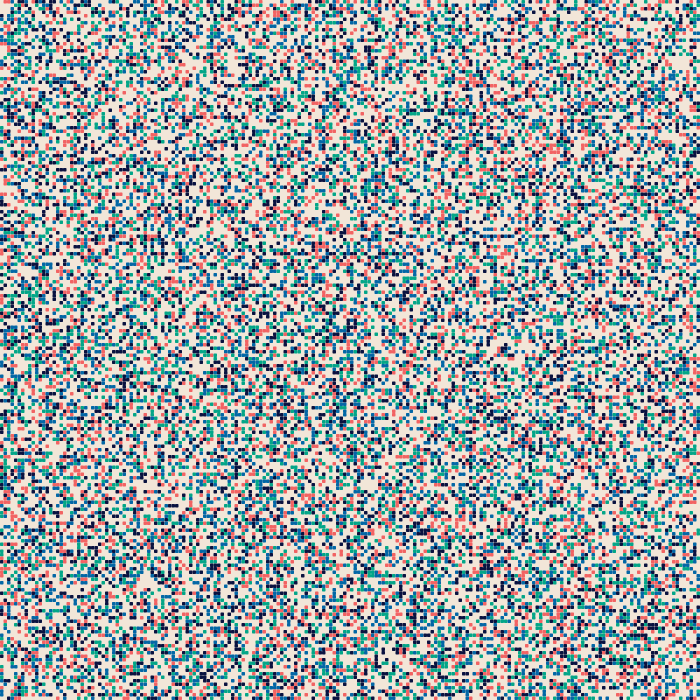
Frame 1 (no input)
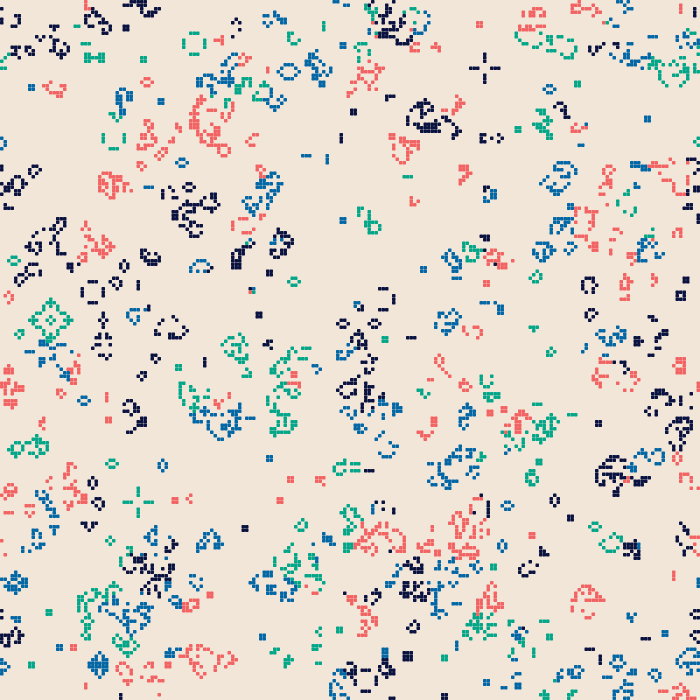
Frame 60 (the mouse pressed at the canvas centre just before this capture)
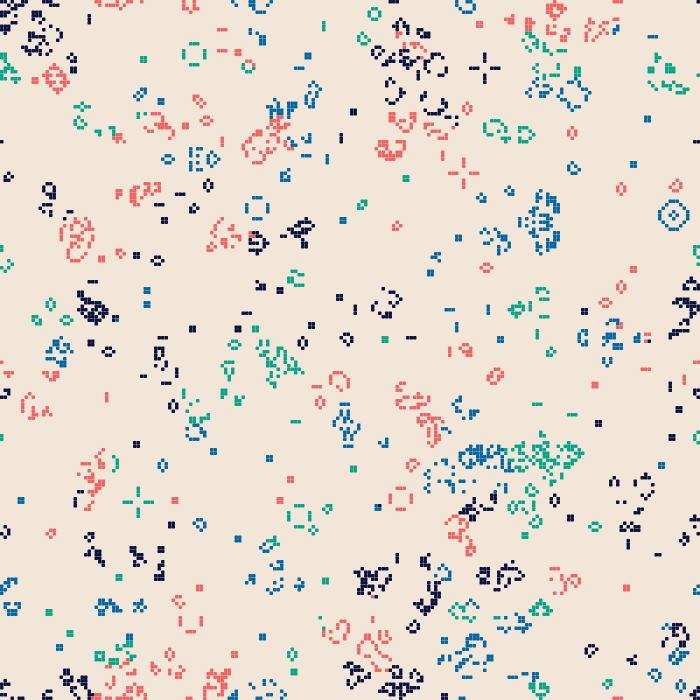
Frame 120 (the mouse held since frame 60 and released just before this capture)

The Processing sketch that drew these frames (run headless with seeded random() and noise(); from frame 60 on, the mouse is pressed at the canvas centre):

// Processing sketch: generative_art_j135
// ── generative_art_j135.pde
int[][] grid;
int[][] newg;
int cols = 200;
int rows  = 200;

IntList B;
IntList S;

void setup() {
  size(700, 700);
  background(255);
  pixelDensity(2);
  noStroke();
  fill(0);
  grid = make2DArray(cols, rows);
  frameRate(10);
  B = new IntList();
  S = new IntList();
  B.append(3);
  S.append(2);
  S.append(3);
  println('B', B, "/S", S);
}

int[][] make2DArray(int cols, int rows) {
  int[][] arr = new int[rows][cols];
  for (int i = 0; i < rows; i++) {
    for (int j = 0; j < cols; j++) {
      if (random(1) < .5)
        arr[i][j] = int(random(1, 5));
    }
  }
  return arr;
}

int[] neighbors(int row, int col, int[][] grid) {
  int[] sum = new int[5];
  for (int i = -1; i < 2; i++) {
    for (int j = -1; j < 2; j++) {
      int x = (col + i + cols) % cols;
      int y = (row + j + rows) % rows;
      if (grid[y][x] != 0)
        sum[grid[y][x]]++;
    }
  }
  if (grid[row][col] != 0)
    sum[grid[row][col]]--;
  return sum;
}

boolean brule(int i, int j, int neighbors) {
  for (int b = 0; b < B.size(); b++) {
    if (neighbors == B.get(b) &&  grid[i][j] == 0)
      return true;
  }
  return false;
}

boolean srule(int i, int j, int neighbors) {
  for (int s = 0; s < S.size(); s++) {
    if (neighbors == S.get(s) &&  grid[i][j] != 0)
      return true;
  }
  return false;
}

int[][] update() {
  newg = new int[rows][cols];
  for (int i = 0; i < rows; i++) {
    for (int j = 0; j < cols; j++) {
      int[] neighbors = neighbors(i, j, grid);
      if (brule(i, j, neighbors[1] + neighbors[2] + neighbors[3] + neighbors[4])) {
        if (neighbors[1] == 0 && neighbors[2] != 0 && neighbors[3] != 0 && neighbors[4] != 0) {
          newg[i][j] = 1;
        }
        else if (neighbors[1] > 0 && neighbors[2] == 0 && neighbors[3] > 0 && neighbors[4] != 0) {
          newg[i][j] = 2;
        }
        else if (neighbors[1] != 0 && neighbors[2] != 0&&neighbors[3] == 0&&neighbors[4] != 0) {
          newg[i][j] = 3;
        }
        else if (neighbors[1] != 0 && neighbors[2] != 0 && neighbors[3] != 0 && neighbors[4] == 0) {
          newg[i][j] = 4;
        }
        else if (neighbors[1] > neighbors[2] && neighbors[1] > neighbors[3] && neighbors[1] > neighbors[4]) {
          newg[i][j] = 1;
        }
        else if (neighbors[2] > neighbors[1] && neighbors[2] > neighbors[3] && neighbors[2] > neighbors[4]) {
          newg[i][j] = 2;
        }
        else if (neighbors[3] > neighbors[2] && neighbors[3] > neighbors[1] && neighbors[3] > neighbors[4]) {
          newg[i][j] = 3;
        }
        else if (neighbors[4] > neighbors[2] && neighbors[4] > neighbors[3] && neighbors[4] > neighbors[1]) {
          newg[i][j] = 4;
        } else {
          newg[i][j] = int(random(2, 5));
        }
      }
      else if (srule(i, j, neighbors[1] + neighbors[2] + neighbors[3] + neighbors[4]))
        newg[i][j] = grid[i][j];
      else
        newg[i][j] = 0;
    }
  }
  return newg;
}

void draw() {
  fill(#F2E6D8);
  square(0, 0, width);
  float sx = float(width)/cols;
  float sy = float(height)/rows;
  for (int i = 0; i < rows; i++) {
    for (int j = 0; j < cols; j++) {
      if (grid[i][j] == 1) {
        fill(#0A1240);
        rect(j * sx, i * sy, sx, sy, sx/4);
      } else if (grid[i][j] == 2) {
        fill(#0367A6);
        rect(j * sx, i * sy, sx, sy, sx/4);
      } else if (grid[i][j] == 3) {
        fill(#03A688);
        rect(j * sx, i * sy, sx, sy, sx/4);
      } else if (grid[i][j] == 4) {
        fill(#F26363);
        rect(j * sx, i * sy, sx, sy, sx/4);
      }
    }
  }
  grid = update();
  
}
